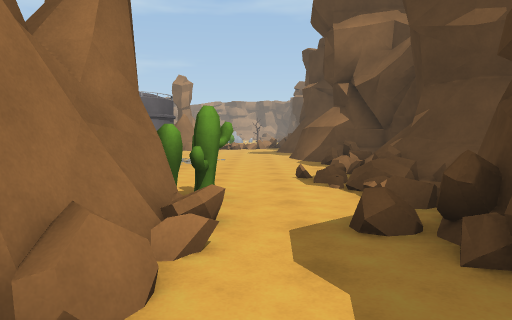
View 1 (above)

24 first-person views from a walk through a 3-D level made in the Unity game engine. The camera is 1.5 m above the floor, tilts 4° down and sees 70° across. The floor is counted in squares, 2 m on a side. Each view is taken from the middle of a square. On the plan, view 1 faces up. The plan holds only what a view shows up to about 11 squares ahead; the rest is blank. The place goes on beyond the plan. Some animated figures are not drawn.

View 2
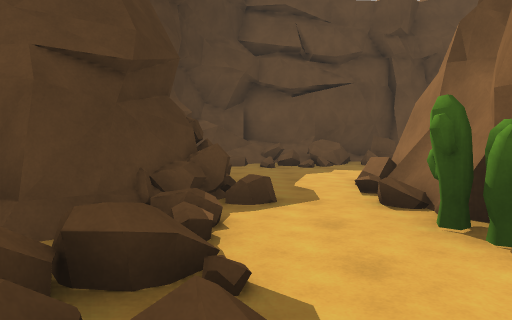

View 3
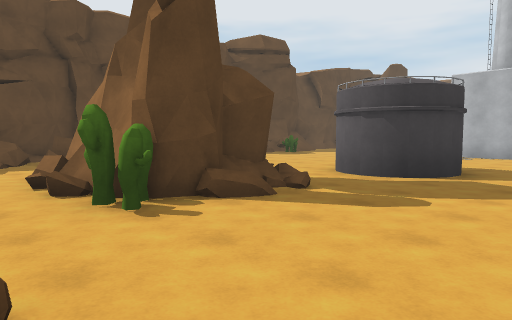

View 4
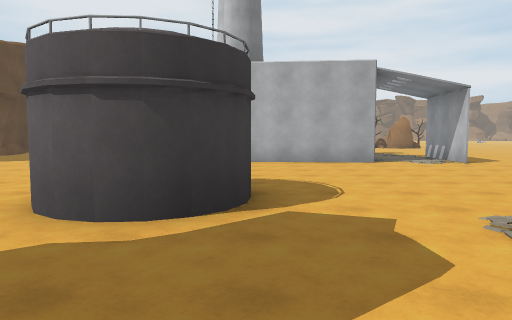

View 5
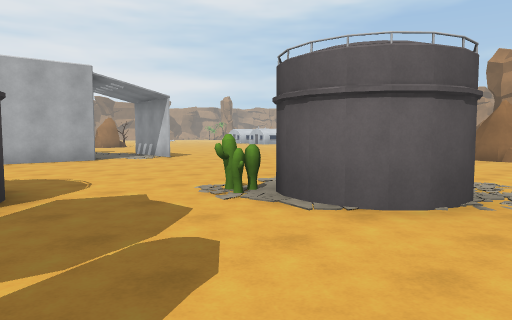

View 6
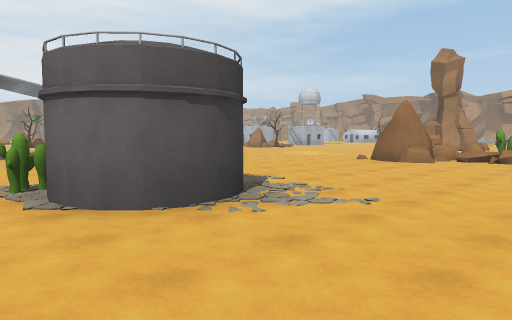

View 7
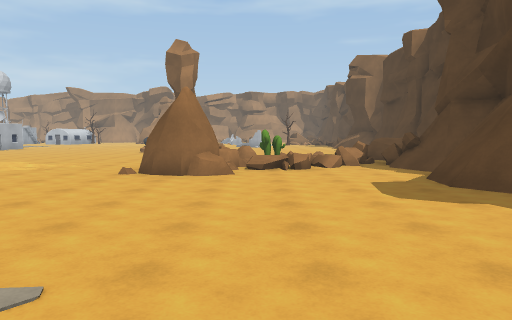

View 8
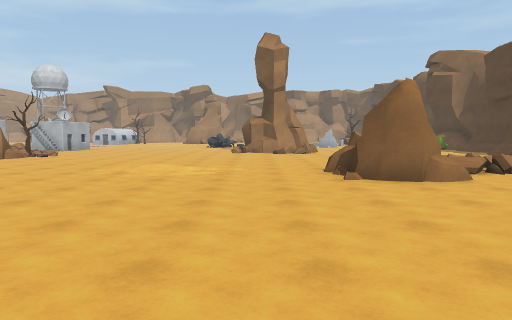

View 9
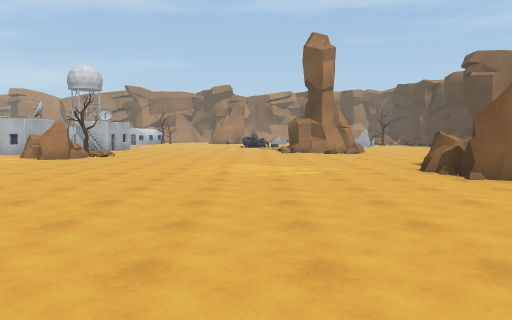

View 10
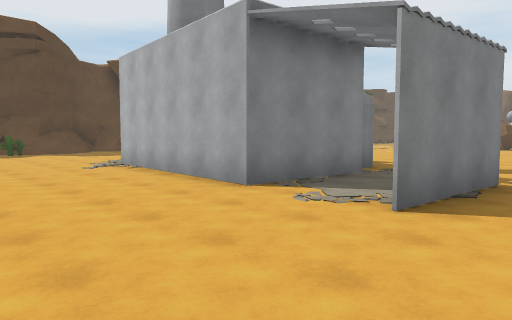

View 11
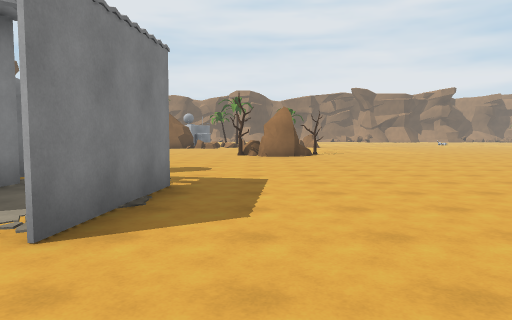

View 12
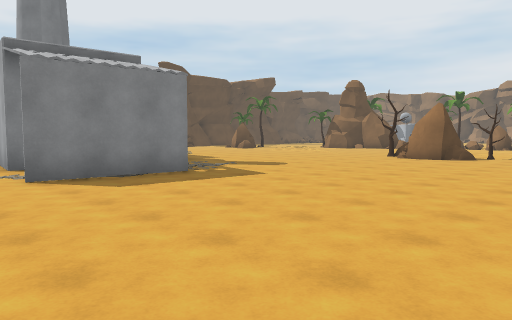

View 13
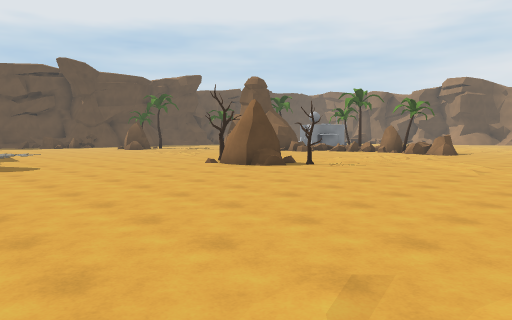

View 14
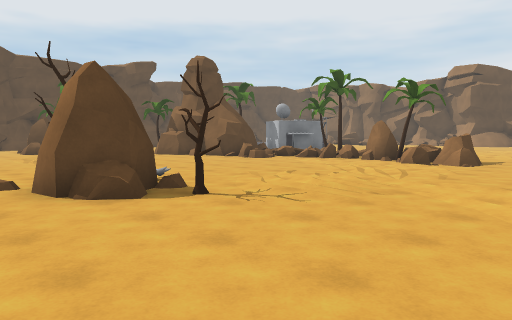

View 15
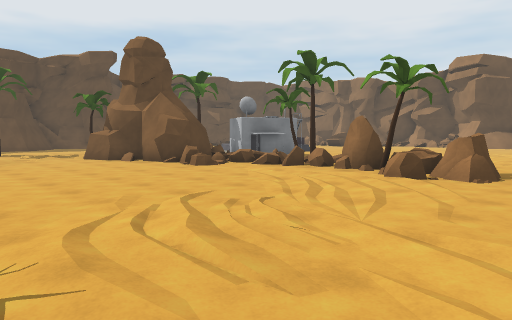

View 16
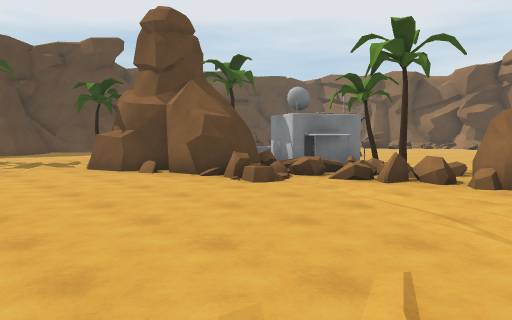

View 17
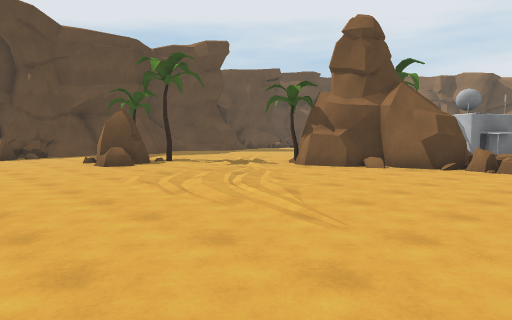

View 18
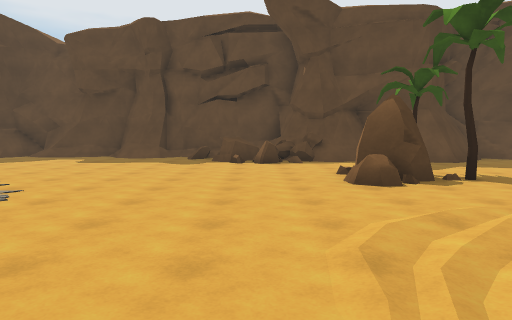

View 19
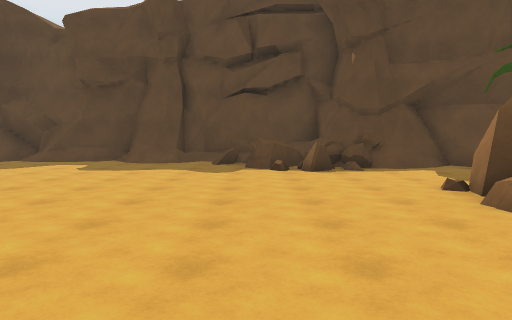

View 20
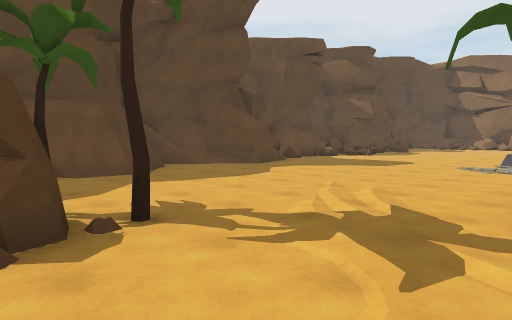

View 21
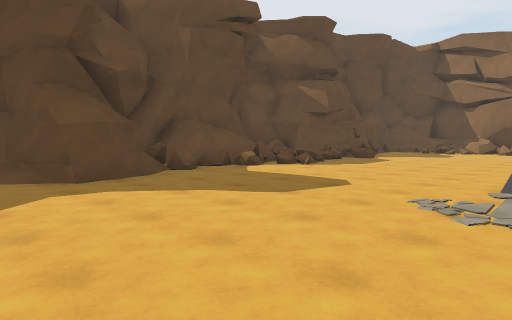

View 22
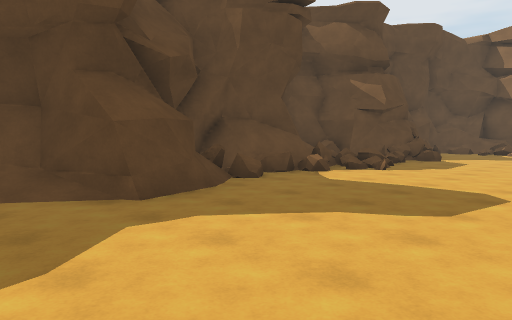

View 23
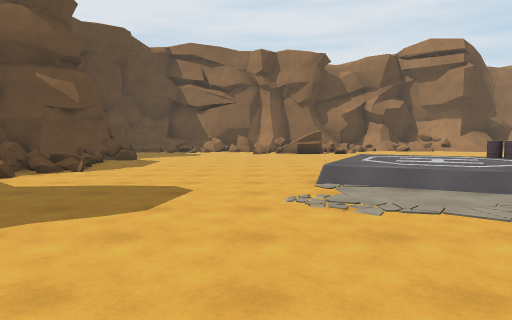

View 24
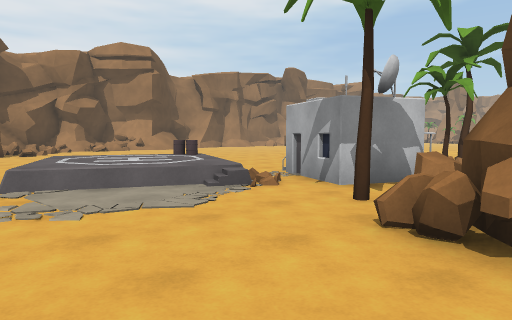

### Floor plan
Key: @ floor where view 1 was taken; # wall or solid block; x gap in a wall; . main floor; : floor 0.25 m higher than the main floor; + floor 0.5 m higher than the main floor; / step, stairs or slope; = window, fence, low wall or low ledge; ^ raised ledge; O other object.
Columns run from 41 left of view 1 to 4 right of it. Each row starts with its distance up from view 1.
 22                           OO..........
 21                        .. ............  O x^
 20                   ....................OOO===
 19              .................../....OO===.#
 18              .................../....OO#/..##
 17         .............................OO....#
 16         ...O...../......................../#
 15           OOO...//OO....................../#
 14           O......./O.......................
 13           O#......OOO.....................
 12      ...  O=...............###............
 11      ....O#=................=#...... ......#
 10      ...#OO#O...............=#......  #....###
  9      ..OOOO###........ ..#####......O##....###
  8      =/..O=###.......  ..    #......O......=##
  7     .=/+..O###/.......       #.............=#
  6 ..  =#++...##O/.......       #............/###
  5 ....==#................     ##... ##....../x:
  4  .....=.................    #...   #. ##O..##
  3 ...............OOO......     ...  ...  ##.##
  2 ................OO.......    .......    #..#
  1 ..........................    ... ..    #..
  0 ..........................    ..        .@.
 -1  #////...##../#...=x=......             .//
 -2  ##/+=#.=##//######^^=.....            ^==/=
 -3   ############    #//#//.=#=          ###=/##
 -4   ##  ##    #     ##^####^##^         ######

Positions as (right, up) in squares from view 1, and headings:
1: (0, 0), facing up
2: (1, 7), facing down
3: (1, 8), facing down-left
4: (-2, 6), facing left
5: (-1, 5), facing up-left
6: (1, 7), facing up-left
7: (-2, 10), facing up
8: (-6, 11), facing up
9: (-8, 11), facing up
10: (-8, 13), facing down-left
11: (-9, 13), facing left
12: (-10, 18), facing down-left
13: (-15, 21), facing down-left
14: (-20, 19), facing down-left
15: (-23, 18), facing down-left
16: (-24, 15), facing down-left
17: (-20, 12), facing down-left
18: (-22, 9), facing down
19: (-21, 7), facing down
20: (-24, 6), facing down-left
21: (-29, 5), facing down-left
22: (-29, 3), facing down-left
23: (-29, 3), facing left
24: (-29, 3), facing up-left
